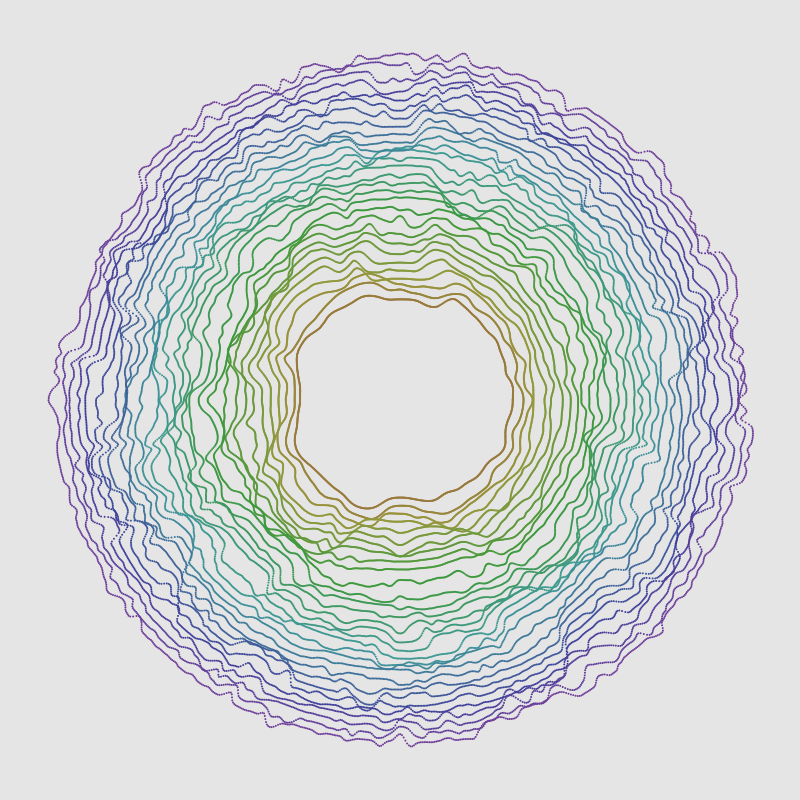
Frame 1 (no input)
Frame 2 (the mouse pressed at the canvas centre, redrawn once): identical to frame 1, image omitted

The Processing sketch that drew this single still picture (run headless with seeded random() and noise(); the mouse was pressed at the canvas centre and the sketch redrawn once):

// Processing sketch: noise_005
// ── noise_005.pde
void setup() {
 size(800, 800);
 colorMode(HSB, 360, 100, 100, 100);
 smooth();
 noStroke();
 noLoop();
}
void draw() {
 float xInit = width * 0.5;
 float yInit = height * 0.5;
 float rDiv = width * 0.2;
 background(0.0, 0.0, 90.0, 100.0);
 for (float rBase = width * 0.05; rBase < width * 0.35; rBase += width * 0.01) {
   fill(rBase % 360.0, 60.0, 60.0, 100.0);
   for (float radian = 0.0; radian < TWO_PI; radian += 0.005) {
     float pN = noise(xInit + rBase * cos(radian) * 0.02, yInit + rBase * sin(radian) * 0.02);
     float pR = rBase + rDiv * noise(pN);
     float pX = xInit + pR * cos(radian);
     float pY = yInit + pR * sin(radian);
     ellipse(pX, pY, 2.0, 2.0);
   }
   
 }      
}
